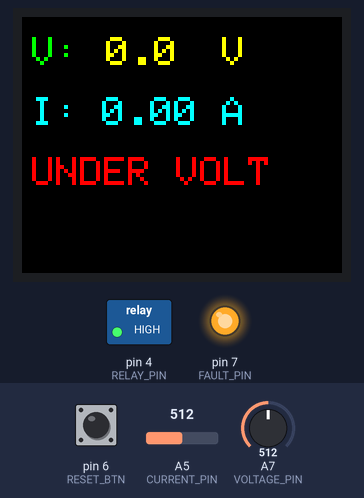
This sketch was run on a simulated Arduino Nano, built with avr-gcc and run on an emulated ATmega328P. Shown: 160×128 colour display, switched loads named in the sketch (green lamp = pin HIGH), output pins drawn as LEDs (lit = HIGH). Dashed ring = blinking. The inputs (shaded band) are chosen by the test bench; at power-on: pin 6 (RESET_BTN) HIGH, A7 (VOLTAGE_PIN) = 512, A5 (CURRENT_PIN) = 512. What the sketch prints to the serial monitor is not drawn.

Above: at 1.2 s.
1.3 s: pin 6 (RESET_BTN) pulled LOW for 1 s
At 1.58 s:
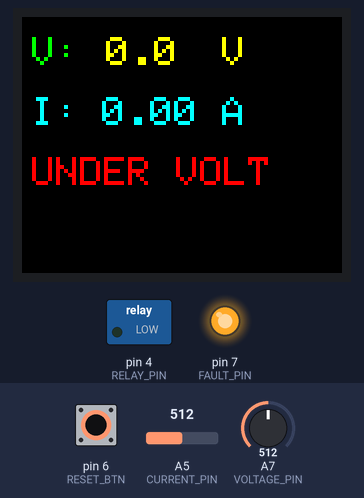
3.9 s: A7 (VOLTAGE_PIN) set to 490
At 6.0 s:
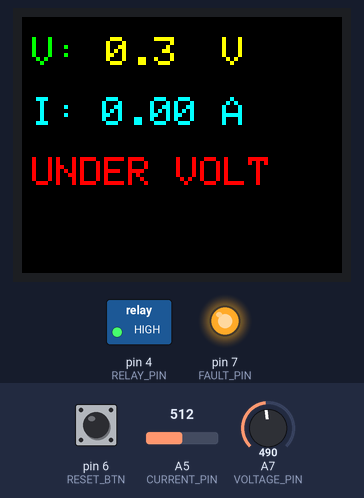
6.4 s: A7 (VOLTAGE_PIN) set to 391
At 7.2 s:
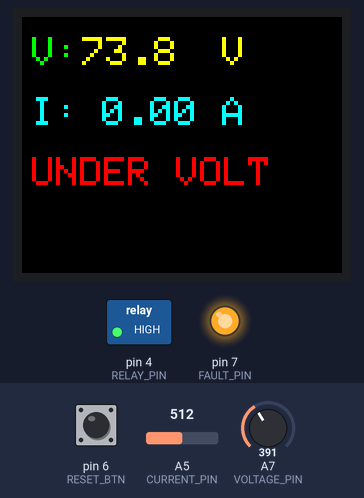
8.8 s: A7 (VOLTAGE_PIN) set to 361
10.7 s: A7 (VOLTAGE_PIN) set to 206
At 11.5 s:
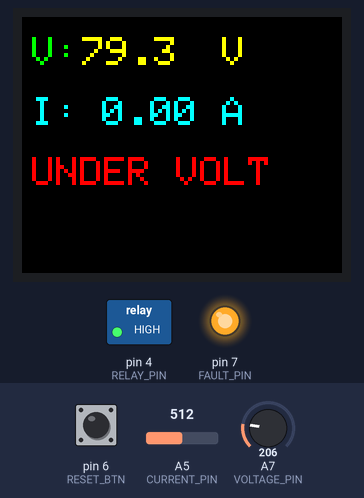
13.2 s: A7 (VOLTAGE_PIN) set to 183
At 16.7 s:
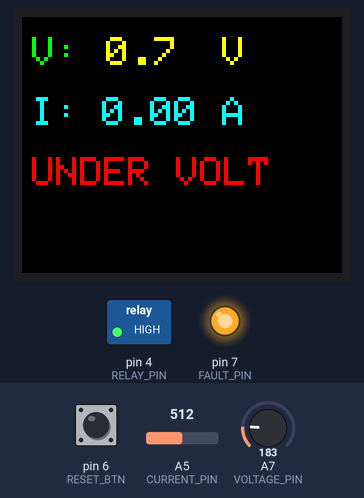
Timing chart, 0 to 18.2 s (numbered marks = the images above; inputs shaded):
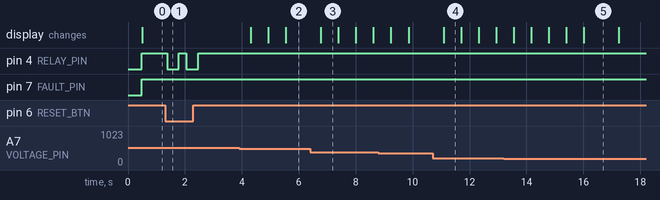

Measured:
- after the input at 1.3 s, pin 4 (RELAY_PIN): alternates HIGH for 0.26 s and LOW for 0.42 s, 4 changes in all, then stays HIGH, starting after 0.07 s
- after the input at 3.9 s, the display: first changes after 0.41 s (image 2 shows a later state)
- after the input at 6.4 s, the display: changes after 0.37 s (image 3)
- after the input at 10.7 s, the display: changes after 0.39 s (image 4)
- what the display in image 3 shows lasts 0.6 s, from 6.8 s to 7.4 s

The sketch:

MP_prot_circuit.ino
```cpp
#include <TFT.h>
#include <SPI.h>
#include <math.h>

// ---- function declarations (fix compile error) ----
float calibrateCurrentOffset();
float measureCurrent();
String prevStatus = "";

#define cs 10
#define dc 9
#define rst 8

#define VOLTAGE_PIN A7
#define CURRENT_PIN A5
#define RELAY_PIN 4
#define RESET_BTN 6
#define FAULT_PIN 7

// -------- Protection Limits --------
#define OVER_CURRENT 4.0
#define UNDER_VOLTAGE 10.0
#define OVER_VOLTAGE 85.0

TFT TFTscreen = TFT(cs, dc, rst);

// -------- Voltage ----------
float voltage;
float prevVoltage = -1;
float v_calibration = 555.0;

// -------- Current ----------
const float currentCalibration = 0.01700;
const int sampleCount = 1000;
float currentOffset;
float current;
float prevCurrent = -1;

// -------- Status ----------
bool faultActive = false;
bool systemTripped = false;
String faultMessage = "NORMAL";


// ================= SETUP =================
void setup()
{

  pinMode(FAULT_PIN, OUTPUT);
  digitalWrite(FAULT_PIN, LOW);   // no fault initially

  pinMode(RELAY_PIN, OUTPUT);
  digitalWrite(RELAY_PIN, LOW); // relay ON (active LOW)

  pinMode(RESET_BTN, INPUT_PULLUP);

  Serial.begin(115200);

  TFTscreen.begin();
  TFTscreen.setRotation(0);
  TFTscreen.background(0, 0, 0);
  TFTscreen.setTextSize(2);

  TFTscreen.stroke(0,255,0);
  TFTscreen.text("V:", 5, 10);

  TFTscreen.stroke(0,255,255);
  TFTscreen.text("I:", 5, 40);

  currentOffset = calibrateCurrentOffset();
}


// ================= LOOP =================
void loop()
{
  // ===== RESET BUTTON =====
  if(digitalRead(RESET_BTN)==LOW)
  {
    delay(60);
    if(digitalRead(RESET_BTN)==LOW)
    {
      systemTripped = false;
      faultMessage = "RESET OK";
      digitalWrite(RELAY_PIN, LOW);
    }
  }

  // -------- VOLTAGE RMS --------
  long sum = 0;
  int samples = 500;
  long offset = 0;

  for(int i=0;i<200;i++)
  {
    offset += analogRead(VOLTAGE_PIN);
    delayMicroseconds(200);
  }

  offset = offset/200;

  for (int i = 0; i < samples; i++)
  {
    int val = analogRead(VOLTAGE_PIN) - offset;
    sum += (long)val * val;
    delayMicroseconds(200);
  }

  float mean = sum / (float)samples;
  float rms = sqrt(mean);

  float sensorVoltage = rms * (5.0 / 1023.0);
  float rawVoltage = sensorVoltage * v_calibration;

  static float smoothVoltage = 0;
  smoothVoltage = (smoothVoltage * 0.4) + (rawVoltage * 0.4);

  voltage = smoothVoltage;

  // -------- CURRENT RMS --------
  current = measureCurrent();

  Serial.print("V:");
  Serial.print(voltage);
  Serial.print(" I:");
  Serial.println(current,3);

  // ===== PROTECTION =====
  faultActive = false;

  if(!systemTripped)
    faultMessage = "NORMAL";

  if (current > OVER_CURRENT)
  {
    faultActive = true;
    faultMessage = "OVER CURRENT";
  }

  if (voltage < UNDER_VOLTAGE)
  {
    faultActive = true;
    faultMessage = "UNDER VOLT";
  }

  if (voltage > OVER_VOLTAGE)
  {
    faultActive = true;
    faultMessage = "OVER VOLT";
  }

  if(faultActive)
  {
    systemTripped = true;
  }

  // relay control
  if(systemTripped)
{
    digitalWrite(RELAY_PIN, HIGH); // relay OFF
    digitalWrite(FAULT_PIN, HIGH); // FAULT SIGNAL
}
  else
{
    digitalWrite(RELAY_PIN, LOW);  // relay ON
    digitalWrite(FAULT_PIN, LOW);  // NORMAL
}

  // ===== TFT VOLTAGE =====
  if (abs(voltage - prevVoltage) > 0.5)
  {
    TFTscreen.stroke(0,0,0);

    char oldV[10];
    dtostrf(prevVoltage, 4, 1, oldV);
    TFTscreen.text(oldV, 30, 10);

    TFTscreen.stroke(255,255,0);

    char newV[10];
    dtostrf(voltage, 4, 1, newV);
    TFTscreen.text(newV, 30, 10);
    TFTscreen.text("V", 100, 10);

    prevVoltage = voltage;
  }

  // ===== TFT CURRENT =====
  if (abs(current - prevCurrent) > 0.02)
  {
    TFTscreen.stroke(0,0,0);

    char oldC[10];
    dtostrf(prevCurrent, 4, 2, oldC);
    TFTscreen.text(oldC, 40, 40);

    TFTscreen.stroke(0,255,255);

    char newC[10];
    dtostrf(current, 4, 2, newC);
    TFTscreen.text(newC, 40, 40);
    TFTscreen.text("A", 100, 40);

    prevCurrent = current;
  }

  // ===== TFT STATUS =====
String currentStatus;

if(systemTripped)
  currentStatus = faultMessage;
else
  currentStatus = "NORMAL";

if(currentStatus != prevStatus)
{
  // clear status area
  TFTscreen.fillRect(0, 70, 160, 20, 0);

  if(systemTripped)
    TFTscreen.stroke(255,0,0);
  else
    TFTscreen.stroke(0,255,0);

  TFTscreen.text(currentStatus.c_str(),5,70);

  prevStatus = currentStatus;
}

  delay(200);
}


// ================= CURRENT FUNCTIONS =================
float calibrateCurrentOffset()
{
  long total = 0;

  for (int i = 0; i < 500; i++)
  {
    total += analogRead(CURRENT_PIN);
  }

  return total / (float)500;
}


float measureCurrent()
{
  long total = 0;

  currentOffset = calibrateCurrentOffset();

  for (int i = 0; i < sampleCount; i++)
  {
    float v = analogRead(CURRENT_PIN) - currentOffset;
    total += v * v;
  }

  float rms = sqrt(total / (float)sampleCount);
  float amp = rms * currentCalibration;

  if (amp < 0.01)
    amp = 0;

  return amp;
}
```
